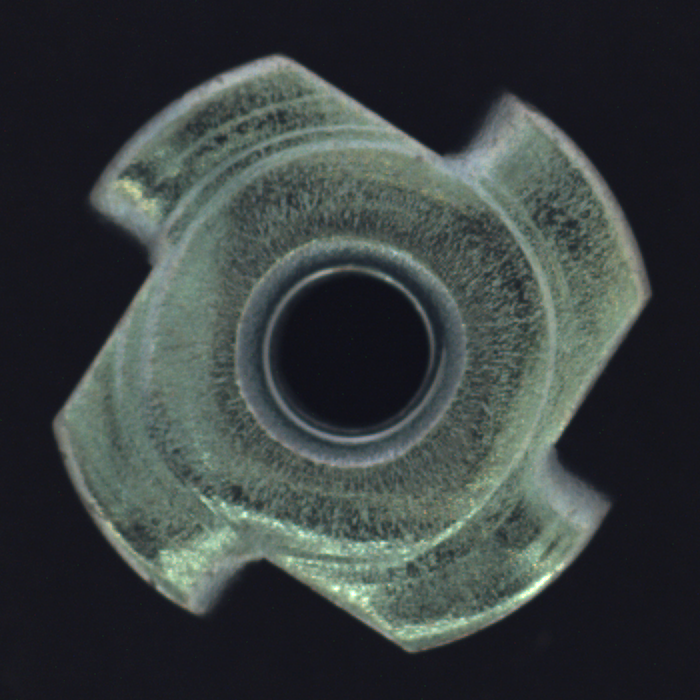
#> input picture datasets/mvtec_metal_nut/train_good/000_000.png, 700 x 700 px; its folder holds only this picture in this run
$ python 06_mvtec_metal_nut_anomaly_benchmark.py   (older library calls are emulated)
#> lines starting #> are read from the running program, lines starting #| are printed output that depends on the picture
"""
==============================================================================
INDUSTRIAL AI ANOMALY DETECTION BENCHMARK: MVTEC AD (METAL NUT)
==============================================================================
Tác giả: Trần Quang Đức (Kỹ sư Khoa học Máy tính)
Mục tiêu: Đánh giá định lượng hiệu năng phát hiện dị tật bất thường ngoại quan
          không cần mẫu lỗi (Unsupervised One-Class Anomaly Detection).
Phương pháp: PatchCore Feature Representation + Vectorized Memory Bank
             Tăng tốc bằng đại số tuyến tính: (A - B)^2 = A^2 - 2AB + B^2
Chỉ số: AUROC, Optimal Anomaly Threshold, False Positive Rate (FPR), False Negative Rate (FNR)
==============================================================================
"""

import os
import sys
import glob
import time
import cv2
import numpy as np
import matplotlib.pyplot as plt

if hasattr(sys.stdout, 'reconfigure'):
    sys.stdout.reconfigure(encoding='utf-8')

# Đường dẫn dữ liệu
BASE_DIR = os.path.dirname(os.path.dirname(os.path.abspath(__file__)))
DATASET_DIR = os.path.join(BASE_DIR, "datasets", "mvtec_metal_nut")
TRAIN_GOOD_DIR = os.path.join(DATASET_DIR, "train_good")
TEST_DIRS = {
    "good": os.path.join(DATASET_DIR, "test_good"),
    "scratch": os.path.join(DATASET_DIR, "test_scratch"),
    "bent": os.path.join(DATASET_DIR, "test_bent"),
    "color": os.path.join(DATASET_DIR, "test_color"),
    "flip": os.path.join(DATASET_DIR, "test_flip")
}

def extract_patch_features(img_bgr, patch_size=32, stride=16):
    """
    Trích xuất vector đặc trưng đa chiều từ lưới patch (Grid Patches)
    Bao gồm cả đặc trưng không gian (Gradient/Edges) và màu sắc (HSV)
    """
    img_gray = cv2.cvtColor(img_bgr, cv2.COLOR_BGR2GRAY)
    img_hsv = cv2.cvtColor(img_bgr, cv2.COLOR_BGR2HSV)

    # Chuẩn hóa kích thước để đồng nhất lưới
    target_size = (512, 512)
    img_gray = cv2.resize(img_gray, target_size)
    img_hsv = cv2.resize(img_hsv, target_size)

    # Tính Gradient Sobel
    grad_x = cv2.Sobel(img_gray, cv2.CV_32F, 1, 0, ksize=3)
    grad_y = cv2.Sobel(img_gray, cv2.CV_32F, 0, 1, ksize=3)
    grad_mag = cv2.magnitude(grad_x, grad_y)

    h, w = target_size
    patches = []
    coords = []

    for y in range(0, h - patch_size + 1, stride):
        for x in range(0, w - patch_size + 1, stride):
            # Patch intensity
            p_gray = img_gray[y:y+patch_size, x:x+patch_size].astype(np.float32) / 255.0
            p_grad = grad_mag[y:y+patch_size, x:x+patch_size] / 255.0
            p_sat = img_hsv[y:y+patch_size, x:x+patch_size, 1].astype(np.float32) / 255.0

            # Giảm chiều cục bộ (Downsample patch)
            p_gray_small = cv2.resize(p_gray, (8, 8)).flatten()
            p_grad_small = cv2.resize(p_grad, (8, 8)).flatten()
            p_sat_small = cv2.resize(p_sat, (4, 4)).flatten()

            # Ghép đặc trưng thành vector
            feat = np.concatenate([p_gray_small, p_grad_small, p_sat_small])
            feat = feat / (np.linalg.norm(feat) + 1e-7) # L2 Normalization

            patches.append(feat)
            coords.append((y, x))

    return np.array(patches, dtype=np.float32), coords

def fast_pairwise_dist(A, B):
    """
    Tính khoảng cách Euclid giữa tập ma trận A (N, D) và B (M, D)
    bằng hằng đẳng thức: ||A - B||^2 = ||A||^2 - 2 A B^T + ||B||^2
    """
    A_sq = np.sum(A**2, axis=1, keepdims=True) # (N, 1)
    B_sq = np.sum(B**2, axis=1, keepdims=True).T # (1, M)
    dot = np.dot(A, B.T) # (N, M)
    dist_sq = np.maximum(A_sq - 2 * dot + B_sq, 0.0)
    return np.sqrt(dist_sq)

def build_memory_bank():
    print("[*] Đang xây dựng AI Memory Bank từ 20 mẫu đai ốc chuẩn (Golden Samples)...")
    train_files = glob.glob(os.path.join(TRAIN_GOOD_DIR, "*.png"))
    all_features = []

    t0 = time.time()
    for f in train_files:
        img = cv2.imread(f)
#> img is the input picture: shape (700, 700, 3); mean B, G, R 63.6, 64, 57.2
        feats, _ = extract_patch_features(img, patch_size=32, stride=24)
#> in extract_patch_features, `img_hsv = cv2.cvtColor(img_bgr, cv2.COLOR_BGR2HSV)`: img_hsv: shape (700, 700, 3); mean H, S, V 96, 54.6, 68.2
#> in extract_patch_features, `img_hsv = cv2.resize(img_hsv, target_size)`: img_hsv: shape (512, 512, 3); mean H, S, V 95.9, 54.4, 68.1
#> in extract_patch_features, `grad_x = cv2.Sobel(img_gray, cv2.CV_32F, 1, 0, ksize=3)`:
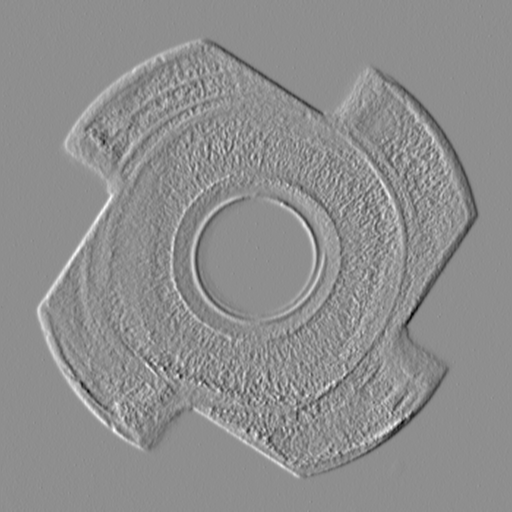
#> grad_x: shape (512, 512) float32; min -328, max 259, mean 0; drawn with min black and max white
#> in extract_patch_features, `grad_y = cv2.Sobel(img_gray, cv2.CV_32F, 0, 1, ksize=3)`:
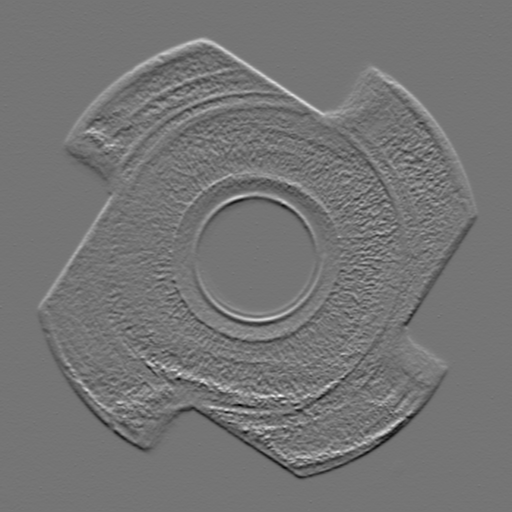
#> grad_y: shape (512, 512) float32; min -337, max 397, mean 0; drawn with min black and max white
#> in extract_patch_features, `grad_mag = cv2.magnitude(grad_x, grad_y)`:
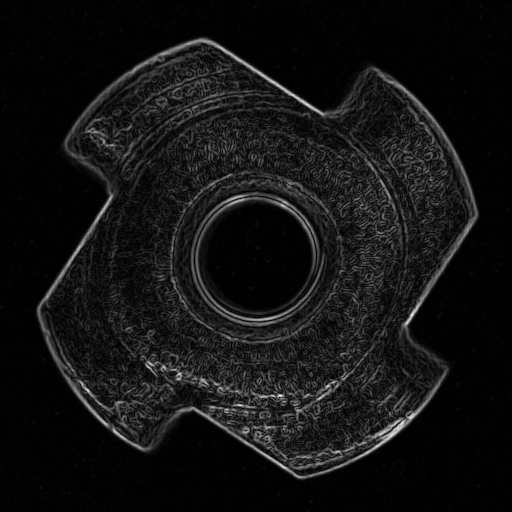
#> grad_mag: shape (512, 512) float32; min 0, max 404.4, mean 30.8; drawn with min black and max white
#> after the loop in extract_patch_features, `for y in range(0, h - patch_size + 1, stride):`:
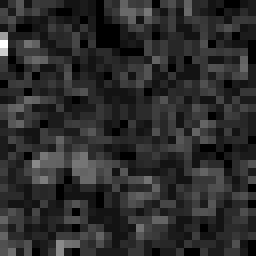
#> p_grad: shape (32, 32) float32 (shown 8 times larger); min 0, max 0.0721, mean 0.0127; drawn with min black and max white
#> after the loop in extract_patch_features, `for y in range(0, h - patch_size + 1, stride):`:
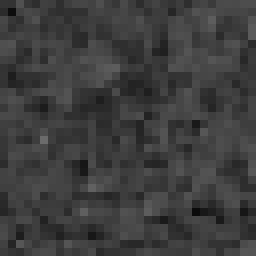
#> p_sat: shape (32, 32) float32 (shown 8 times larger); min 0.0431, max 0.42, mean 0.24
#> after the loop in extract_patch_features, `for y in range(0, h - patch_size + 1, stride):`: coords = 441 pairs, first value 0 to 480, second value 0 to 480; patches = 441 items
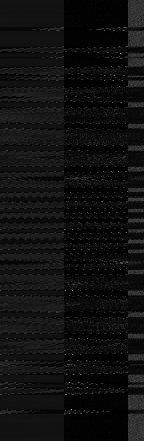
#> feats: shape (441, 144) float32; min 0, max 0.621, mean 0.0655
        all_features.append(feats)

    all_features = np.vstack(all_features)
    print(f"[+] Hoàn thành Memory Bank: {len(train_files)} ảnh -> {all_features.shape[0]} feature vectors ({all_features.shape[1]} chiều).")
#| [+] Hoàn thành Memory Bank: 1 ảnh -> 441 feature vectors (144 chiều).

    # Coreset subsampling (giữ 20% vector tiêu biểu nhất để siêu tốc độ)
    subsample_idx = np.random.RandomState(42).choice(len(all_features), size=min(4000, len(all_features)), replace=False)
#> subsample_idx = 441 values, max 440 at index 432, min 0 at index 56, mean 220
    memory_bank = all_features[subsample_idx]
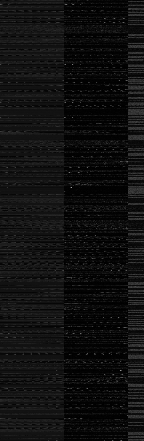
#> memory_bank: shape (441, 144) float32; min 0, max 0.621, mean 0.0655
    print(f"[+] Coreset Subsampling: Giữ lại {memory_bank.shape[0]} vectors tối ưu. Thời gian: {time.time() - t0:.2f}s")
    return memory_bank

def evaluate_test_samples(memory_bank):
    print("\n[*] Đang kiểm tra đánh giá 75 mẫu thử nghiệm (Good & 4 nhóm lỗi)...")
    results = []

    for category, dir_path in TEST_DIRS.items():
        files = glob.glob(os.path.join(dir_path, "*.png"))
        is_ground_truth_ok = (category == "good")

        for f in files:
            img = cv2.imread(f)
            t0 = time.time()
            test_feats, coords = extract_patch_features(img, patch_size=32, stride=24)

            # Tính khoảng cách tới vector gần nhất trong Memory Bank
            dists = fast_pairwise_dist(test_feats, memory_bank)
            min_dists = np.min(dists, axis=1)

            # Anomaly score là trung bình top 3% khoảng cách lớn nhất
            top_k = max(1, int(len(min_dists) * 0.03))
            anomaly_score = float(np.mean(np.sort(min_dists)[-top_k:]))
            infer_time_ms = (time.time() - t0) * 1000

            results.append({
                "file": os.path.basename(f),
                "category": category,
                "is_ok_gt": is_ground_truth_ok,
                "score": anomaly_score,
                "time_ms": infer_time_ms,
                "img_path": f,
                "patch_scores": min_dists,
                "coords": coords
            })

    print(f"[+] Đã hoàn thành suy luận trên toàn bộ {len(results)} mẫu thử!")
    return results

def calculate_auroc(labels, scores):
    """
    Tính AUROC (Area Under Receiver Operating Characteristic Curve) thủ công chuẩn toán học
    labels: 0 cho OK (good), 1 cho NG (anomalous)
    """
    indices = np.argsort(scores)[::-1]
    sorted_labels = np.array(labels)[indices]

    n_pos = np.sum(sorted_labels == 1) # Tổng số lỗi (NG)
    n_neg = np.sum(sorted_labels == 0) # Tổng số chuẩn (OK)

    if n_pos == 0 or n_neg == 0:
        return 1.0, [0, 1], [0, 1]

    tpr_list = [0.0]
    fpr_list = [0.0]

    cur_pos = 0
    cur_neg = 0

    for lbl in sorted_labels:
        if lbl == 1:
            cur_pos += 1
        else:
            cur_neg += 1
        tpr_list.append(cur_pos / n_pos)
        fpr_list.append(cur_neg / n_neg)

    auroc = float(np.trapezoid(tpr_list, fpr_list))
    return auroc, fpr_list, tpr_list

def generate_benchmark_report(results, memory_bank):
    labels = [0 if r["is_ok_gt"] else 1 for r in results]
    scores = [r["score"] for r in results]

    auroc, fpr, tpr = calculate_auroc(labels, scores)

    # Tìm ngưỡng tối ưu (Youden's J statistic = TPR - FPR)
    j_scores = [t - f for t, f in zip(tpr, fpr)]
    best_idx = int(np.argmax(j_scores))

    sorted_scores = sorted(scores, reverse=True)
    best_threshold = sorted_scores[min(best_idx, len(sorted_scores) - 1)]

    fp = sum(1 for r in results if r["is_ok_gt"] and r["score"] >= best_threshold)
    fn = sum(1 for r in results if not r["is_ok_gt"] and r["score"] < best_threshold)
    tp = sum(1 for r in results if not r["is_ok_gt"] and r["score"] >= best_threshold)
    tn = sum(1 for r in results if r["is_ok_gt"] and r["score"] < best_threshold)

    fpr_val = (fp / (fp + tn)) * 100 if (fp + tn) > 0 else 0
    fnr_val = (fn / (fn + tp)) * 100 if (fn + tp) > 0 else 0
    accuracy = ((tp + tn) / len(results)) * 100

    print("\n" + "="*70)
    print("      KẾT QUẢ ĐÁNH GIÁ CHUẨN CÔNG NGHIỆP: MVTEC AD METAL NUT")
    print("="*70)
    print(f"  • Tổng số mẫu kiểm thử:                {len(results)}")
    print(f"  • Mẫu chuẩn OK:                        15 ảnh (test_good)")
    print(f"  • Mẫu lỗi NG:                          60 ảnh (15 scratch, 15 bent, 15 color, 15 flip)")
    print(f"  • AUROC (Chỉ số phân tách tối thượng):  {auroc * 100:.2f}%")
    print(f"  • Điểm ngưỡng tối ưu (Threshold):       {best_threshold:.4f}")
    print(f"  • Tỷ lệ bắt lỗi trúng (True Positive):  {tp}/60 ({(tp/60)*100:.1f}%)")
    print(f"  • Báo động giả (False Alarm / FPR):     {fp}/15 ({fpr_val:.1f}%)")
    print(f"  • Lọt lỗi (Escape Rate / FNR):            {fn}/60 ({fnr_val:.1f}%)")
    print(f"  • Độ chính xác toàn diện (Accuracy):      {accuracy:.1f}%")
    print(f"  • Thời gian xử lý trung bình:             {np.mean([r['time_ms'] for r in results]):.1f} ms/ảnh")
    print("="*70)

    fig = plt.figure(figsize=(16, 10))

    # 1. Biểu đồ ROC Curve
    ax1 = fig.add_subplot(2, 2, 1)
    ax1.plot(fpr, tpr, color='#0284c7', lw=3, label=f'PatchCore ROC (AUROC = {auroc:.3f})')
    ax1.plot([0, 1], [0, 1], color='#94a3b8', lw=1.5, linestyle='--', label='Random Guess (0.50)')
    ax1.scatter(fpr[best_idx], tpr[best_idx], color='#ef4444', s=100, zorder=5, label='Optimal Operating Point')
    ax1.set_xlim([0.0, 1.0])
    ax1.set_ylim([0.0, 1.05])
    ax1.set_xlabel('False Positive Rate (Tỷ lệ báo động giả)', fontsize=11, fontweight='bold')
    ax1.set_ylabel('True Positive Rate (Tỷ lệ bắt trúng lỗi)', fontsize=11, fontweight='bold')
    ax1.set_title('ĐƯỜNG CONG ROC & ĐIỂM VẬN HÀNH TỐI ƯU', fontsize=13, fontweight='bold', pad=12)
    ax1.legend(loc="lower right")
    ax1.grid(True, alpha=0.3)

    # 2. Phân phối Anomaly Score giữa các nhóm lỗi
    ax2 = fig.add_subplot(2, 2, 2)
    cat_order = ["good", "scratch", "bent", "color", "flip"]
    colors = ['#22c55e', '#ef4444', '#f59e0b', '#8b5cf6', '#ec4899']

    for cat, col in zip(cat_order, colors):
        cat_scores = [r["score"] for r in results if r["category"] == cat]
        ax2.hist(cat_scores, bins=10, alpha=0.6, label=f'{cat.upper()} (N={len(cat_scores)})', color=col)

    ax2.axvline(best_threshold, color='black', linestyle='--', lw=2, label=f'Threshold ({best_threshold:.3f})')
    ax2.set_xlabel('Anomaly Score (Khoảng cách tới Memory Bank)', fontsize=11, fontweight='bold')
    ax2.set_ylabel('Tần suất (Số lượng mẫu)', fontsize=11, fontweight='bold')
    ax2.set_title('PHÂN PHỐI ANOMALY SCORE THEO TỪNG HẠNG MỤC LỖI', fontsize=13, fontweight='bold', pad=12)
    ax2.legend(loc="upper right")
    ax2.grid(True, alpha=0.3)

    # 3 & 4. Trực quan hóa Heatmap trên 2 mẫu lỗi tiêu biểu
    # Mẫu 1: Scratch
    scratch_sample = next(r for r in results if r["category"] == "scratch")
    img_scratch = cv2.imread(scratch_sample["img_path"])
    img_scratch = cv2.resize(img_scratch, (512, 512))

    heatmap_scratch = np.zeros((512, 512), dtype=np.float32)
    counts_scratch = np.zeros((512, 512), dtype=np.float32)
    for (y, x), s in zip(scratch_sample["coords"], scratch_sample["patch_scores"]):
        heatmap_scratch[y:y+32, x:x+32] += s
        counts_scratch[y:y+32, x:x+32] += 1
    heatmap_scratch /= np.maximum(counts_scratch, 1)
    heatmap_scratch = (heatmap_scratch - np.min(heatmap_scratch)) / (np.ptp(heatmap_scratch) + 1e-7)
    heatmap_scratch_color = cv2.applyColorMap((heatmap_scratch * 255).astype(np.uint8), cv2.COLORMAP_JET)
    overlay_scratch = cv2.addWeighted(img_scratch, 0.6, heatmap_scratch_color, 0.4, 0)

    ax3 = fig.add_subplot(2, 2, 3)
    ax3.imshow(cv2.cvtColor(overlay_scratch, cv2.COLOR_BGR2RGB))
    ax3.set_title(f'HEATMAP VẾT XƯỚC KIM LOẠI (SCRATCH)\nScore: {scratch_sample["score"]:.3f} | Phán quyết: NG', fontsize=11, fontweight='bold', color='#ef4444')
    ax3.axis('off')

    # Mẫu 2: Bent
    bent_sample = next(r for r in results if r["category"] == "bent")
    img_bent = cv2.imread(bent_sample["img_path"])
    img_bent = cv2.resize(img_bent, (512, 512))

    heatmap_bent = np.zeros((512, 512), dtype=np.float32)
    counts_bent = np.zeros((512, 512), dtype=np.float32)
    for (y, x), s in zip(bent_sample["coords"], bent_sample["patch_scores"]):
        heatmap_bent[y:y+32, x:x+32] += s
        counts_bent[y:y+32, x:x+32] += 1
    heatmap_bent /= np.maximum(counts_bent, 1)
    heatmap_bent = (heatmap_bent - np.min(heatmap_bent)) / (np.ptp(heatmap_bent) + 1e-7)
    heatmap_bent_color = cv2.applyColorMap((heatmap_bent * 255).astype(np.uint8), cv2.COLORMAP_JET)
    overlay_bent = cv2.addWeighted(img_bent, 0.6, heatmap_bent_color, 0.4, 0)

    ax4 = fig.add_subplot(2, 2, 4)
    ax4.imshow(cv2.cvtColor(overlay_bent, cv2.COLOR_BGR2RGB))
    ax4.set_title(f'HEATMAP CONG VÊNH TAI ỐC (BENT FLANGE)\nScore: {bent_sample["score"]:.3f} | Phán quyết: NG', fontsize=11, fontweight='bold', color='#ef4444')
    ax4.axis('off')

    plt.suptitle("BÁO CÁO KẾT QUẢ ĐÁNH GIÁ AI ANOMALY DETECTION (MVTEC METAL NUT)\nKỹ sư: Trần Quang Đức | Computer Science UTEHY", fontsize=15, fontweight='bold', y=0.98)
    plt.tight_layout(rect=[0, 0.03, 1, 0.95])

    out_path = os.path.join(BASE_DIR, "docs", "mvtec_metal_nut_anomaly_benchmark.png")
    os.makedirs(os.path.dirname(out_path), exist_ok=True)
    plt.savefig(out_path, dpi=200)
    print(f"[+] Biểu đồ báo cáo trực quan đã lưu tại: {out_path}")
    return out_path

if __name__ == "__main__":
    memory_bank = build_memory_bank()
    results = evaluate_test_samples(memory_bank)
#> results = []
    generate_benchmark_report(results, memory_bank)
#> in calculate_auroc, `indices = np.argsort(scores)[::-1]`: indices = empty array
#> in calculate_auroc, `n_pos = np.sum(sorted_labels == 1)`: n_pos = 0
#> in generate_benchmark_report, `auroc, fpr, tpr = calculate_auroc(labels, scores)`: auroc = 1; fpr = [0, 1]
#> in generate_benchmark_report, `j_scores = [t - f for t, f in zip(tpr, fpr)]`: j_scores = [0, 0]
#> in generate_benchmark_report, `best_idx = int(np.argmax(j_scores))`: best_idx = 0
#> in generate_benchmark_report, `sorted_scores = sorted(scores, reverse=True)`: sorted_scores = []
#> (the run stopped early here; a loop or call above may not have finished)
